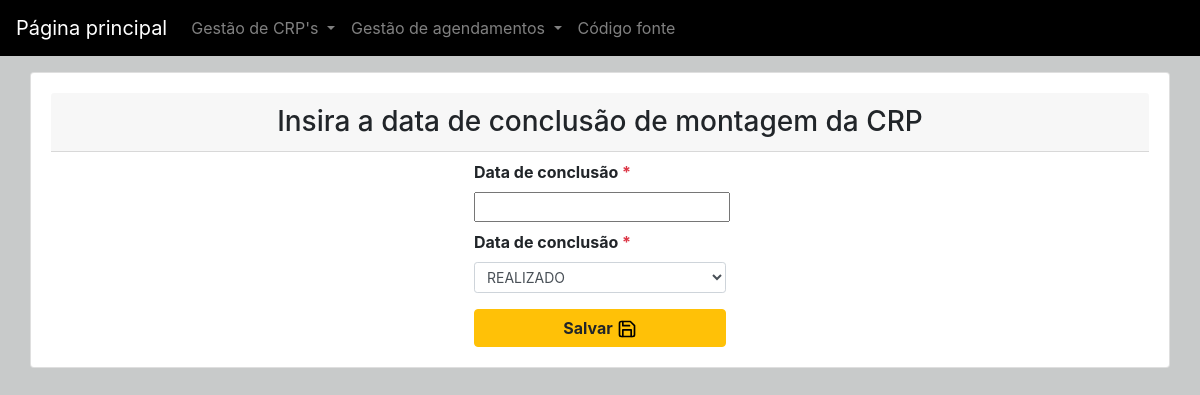
Page /crp/data-conclusao-crp/11/edit/ on the earlier database version.
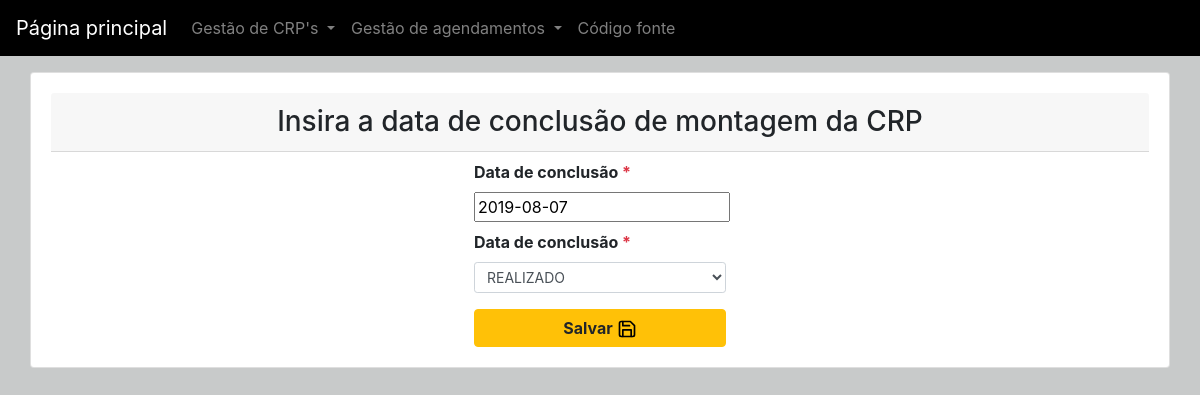
Same page on the later database version.
### crp/models.py (models this page shows, shortened)
class Crp(models.Model):
    id = models.AutoField(primary_key=True)
    slug = models.SlugField('Campo SLUG:',blank = True)
    loja = models.CharField('Loja:', choices=LOJAS,max_length = 3, blank=False)
    numMinuta = models.CharField('Minuta:', max_length = 7, blank=False)
    numCrp = models.CharField('CRP:', max_length = 5, blank=False)
    tipo = models.CharField('Tipo:',choices=TIPO_CRP, max_length = 1, blank=False)
    created_at = models.DateTimeField('Criado em',auto_now_add = True)
    updated_at = models.DateTimeField('Atualizado em',auto_now = True)
    zona = models.CharField('Zona:', choices=ZONAS,max_length = 8, blank=False)
    dataPrevisaoLimite = models.DateField('Data limite para resolução:', blank = False)
    dataEnvioSetorCrp = models.DateField('Data de envio para setor de CRP:', auto_now_add = True)
    dataEnvioSetorEntrega = models.DateField('Data de envio para setor de entrega:', blank = True, null=True)
    dataRecebimentoCrpEntrega = models.DateField('Data de recebimento da CRP do setor de entrega:', blank = True, null=True)
    dataChegadaPeca = models.DateField('Data de chegada da peça:', blank = True, null=True)
    dataConclusao = models.DateField('Data de conclusão da montagem da CRP:', blank = True,null=True)
    recolhimento = models.CharField('Recolher peça:', choices=RECOLHER_PECA,max_length = 1, blank=False)
    recolhida = models.CharField('Peça recolhida:', choices=RECOLHER_PECA,max_length = 1, blank=True)
    status = models.CharField('Status dO atendimento da CRP:', choices=STATUS,max_length = 9,blank=True,default='PENDENTE')
    class Meta:
	    verbose_name = "CRP"
	    verbose_name_plural = "CRP's"
	    ordering = ['loja','numMinuta','numCrp','tipo','zona','dataPrevisaoLimite','recolhimento','recolhida','status']

### crp/views.py (the view)
# urls.py: url(r'^data-conclusao-crp/(?P<pk>\d+)/edit/$', views.data_conclusao_crp, name="data_conclusao_crp"),
def data_conclusao_crp(request, pk):
    crp = get_object_or_404(Crp, pk=pk)
    if request.method == "POST":
        form = DataConclusaoForm(request.POST, instance=crp)
        form1 = StatusForm(request.POST, instance=crp)
        if form.is_valid():
            crp = form.save(commit=False)
            crp.save()
            crp = form1.save(commit=False)
            crp.save()
            return redirect('http://localhost:8000/crp/relatorio-de-crps-pendentes/', pk=crp.pk)
    else:
        form = DataConclusaoForm(instance=crp)
        form1 = StatusForm(instance=crp)
    return render(request, 'data-conclusao-crp.html', {'form': form,'form1':form1})

### crp/forms.py
class DataConclusaoForm(forms.ModelForm):
    dataConclusao =forms.DateField(widget=DatePickerInput(options={"locale":"pt-br"},format='%d/%m/%Y',attrs={'placeholder':'dd/mm/aaaa','class':'form-control form-control-sm'}))
    class Meta:
        model = Crp
        fields = ['dataConclusao']

class StatusForm(forms.ModelForm):
    status = forms.CharField(widget=forms.Select(choices=STATUS,attrs={'class':'form-control form-control-sm'}),initial='REALIZADO')
    class Meta:
        model = Crp
        fields = ['status']

### crp/templates/data-conclusao-crp.html (shortened to what this page needs)
{% extends "base.html" %}
{% block content %}
<div class="container card">
	<div class="row">
		<div class="card-body">
			<h3 class="card-header text-center">Insira a data de conclusão de montagem da CRP</h3>
			<div class="mx-auto">
				<form method="POST">
					<div class="row">
						<div class="col-3 mx-auto">
							<label class="font-weight-bold mt-2">Data de conclusão&nbsp;<span class="text-danger">*</span></label>
							{{form.dataConclusao}}
							<label class="font-weight-bold mt-2">Data de conclusão&nbsp;<span class="text-danger">*</span></label>
							{{form1.status}}
							<button type="submit" class="mt-3 btn btn-warning btn-block"><strong>Salvar&nbsp;<img src="/static/feather/save.svg" alt="save" class="icone"></strong></button>
					</div>
						</div>
				</form>
			</div>
		</div>
	</div>
</div>
{% endblock %}

Differences in the rows shown:
changed Crp "REALIZADO": dataConclusao (not shown) → "2019-08-07"
